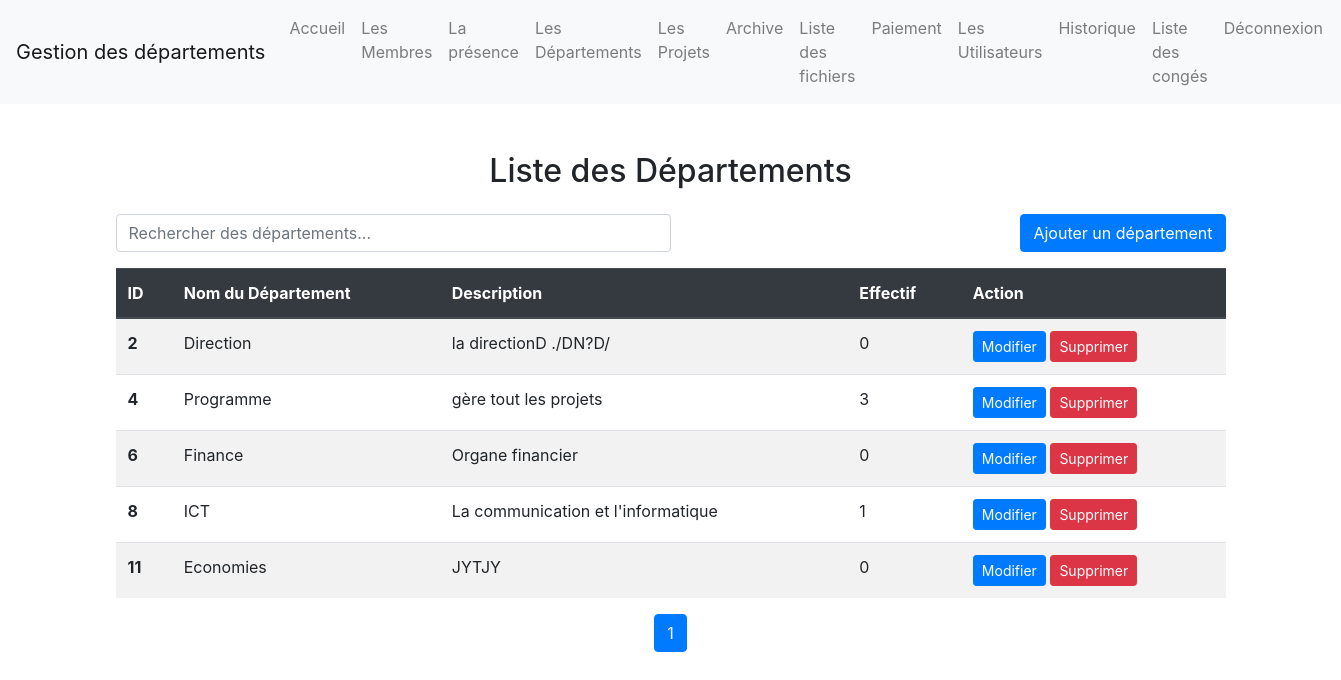
The app's page /pages/gestion_departement.php (signed in) with its own data.
### tables this page shows
CREATE TABLE IF NOT EXISTS `department` (
  `id_department` int NOT NULL AUTO_INCREMENT,
  `nom_department` varchar(100) NOT NULL,
  `description_department` text,
  `effectif` int NOT NULL DEFAULT '0',
  PRIMARY KEY (`id_department`)
);

### pages/gestion_departement.php (the view, shortened to what this page needs)
<?php
require "cache.php";
$user_id = $_SESSION['id_user'];
$user_query = "SELECT role FROM users WHERE id_user = $user_id";
$user_result = mysqli_query($conn, $user_query);
$role = '';
if ($user_row = mysqli_fetch_assoc($user_result)) {
    $role = $user_row['role'];
}
$limit = 6;
$page = isset($_GET['page']) && is_numeric($_GET['page']) ? $_GET['page'] : 1;
$start = ($page - 1) * $limit;
$query = "SELECT * FROM department LIMIT $start, $limit";
$result = mysqli_query($conn, $query);
$count_query = "SELECT COUNT(*) AS total FROM department";
$count_result = mysqli_query($conn, $count_query);
$count_row = mysqli_fetch_assoc($count_result);
$total = $count_row['total'];
$pages = ceil($total / $limit);
$pageTitle = "Gestion des départements";
?>
<!DOCTYPE html>
<html lang="fr">
<head>
    <link href="https://stackpath.bootstrapcdn.com/bootstrap/4.5.2/css/bootstrap.min.css" rel="stylesheet">
    <link rel="stylesheet" href="https://cdnjs.cloudflare.com/ajax/libs/font-awesome/5.15.4/css/all.min.css">
</head>
<body>
    <?php require "menu.php"; ?>
    <div class="container mt-5">
        <h2 class="text-center mb-4">Liste des Départements</h2>
        <div class="d-flex justify-content-between mb-3">
            <input type="text" id="searchInput" class="form-control w-50" placeholder="Rechercher des départements...">
            <?php if ($role == 'admin') : ?>
                <button type="button" class="btn btn-primary" data-toggle="modal" data-target="#addDepartmentModal">
                    Ajouter un département
                </button>
            <?php endif; ?>
        </div>
        <table class="table table-striped" id="departmentsTable">
            <thead class="thead-dark">
                <tr>
                    <th scope="col">ID</th>
                    <th scope="col">Nom du Département</th>
                    <th scope="col">Description</th>
                    <th scope="col">Effectif</th>
                    <?php if ($role == 'admin') : ?>
                        <th scope="col">Action</th>
                    <?php endif; ?>
                </tr>
            </thead>
            <tbody>
                <?php if (mysqli_num_rows($result) > 0) : ?>
                    <?php while ($row = mysqli_fetch_assoc($result)) : ?>
                        <tr>
                            <th scope="row"><?php echo $row['id_department']; ?></th>
                            <td><?php echo $row['nom_department']; ?></td>
                            <td><?php echo $row['description_department']; ?></td>
                            <td><?php echo $row['effectif']; ?></td>
                            <?php if ($role == 'admin') : ?>
                                <td>
                                    <a href="edit_department.php?id=<?php echo $row['id_department']; ?>" class="btn btn-sm btn-primary">Modifier</a>
                                    <a href="delete_department.php?id=<?php echo $row['id_department']; ?>" class="btn btn-sm btn-danger delete-department" data-department-name="<?php echo $row['nom_department']; ?>">Supprimer</a>
                                </td>
                            <?php endif; ?>
                        </tr>
                    <?php endwhile; ?>
                <?php else : ?>
                    <tr>
                        <td colspan="<?php echo $role == 'admin' ? '4' : '3'; ?>" class="text-center">Aucun département trouvé.</td>
                    </tr>
                <?php endif; ?>
            </tbody>
        </table>
        <nav aria-label="Page navigation example">
            <ul class="pagination justify-content-center">
                <?php for ($i = 1; $i <= $pages; $i++) : ?>
                    <li class="page-item <?php echo $page == $i ? 'active' : ''; ?>">
                        <a class="page-link" href="?page=<?php echo $i; ?>"><?php echo $i; ?></a>
                    </li>
                <?php endfor; ?>
            </ul>
        </nav>
    </div>
</body>
</html>

### pages/menu.php (shortened to what this page needs)
<nav class="navbar navbar-expand-lg navbar-light bg-light">
    <a class="navbar-brand" href="#"><?php echo $pageTitle ?></a>
    <div class="collapse navbar-collapse" id="navbarContent">
        <ul class="navbar-nav ml-auto">
            <?php if ($role != 'user'): ?>
                <li class="nav-item">
                    <a class="nav-link" href="dashboard.php">Accueil</a>
                </li>
                <li class="nav-item">
                    <a class="nav-link" href="gestion_membre.php">Les Membres</a>
                </li>
                <li class="nav-item">
                    <a class="nav-link" href="gestion_presence.php">La présence</a>
                </li>
                <li class="nav-item">
                    <a class="nav-link" href="gestion_departement.php">Les Départements</a>
                </li>
                <li class="nav-item">
                    <a class="nav-link" href="gestion_projets.php">Les Projets</a>
                </li>
                <li class="nav-item">
                    <a class="nav-link" href="archive_membre.php">Archive</a>
                </li>
                <li class="nav-item">
                    <a class="nav-link" href="gestion_fichiers.php">Liste des fichiers</a>
                </li>
                <li class="nav-item">
                    <a class="nav-link" href="gestion_paiement.php">Paiement</a>
                </li>
            <?php endif; ?>
            <?php if ($role === 'admin'): ?>
                <li class="nav-item">
                    <a class="nav-link" href="gestion_users.php">Les Utilisateurs</a>
                </li>
                <li class="nav-item">
                    <a class="nav-link" href="historique.php">Historique</a>
                </li>
            <?php endif; ?>
            <li class="nav-item">
                <a class="nav-link" href="gestion_conge.php">Liste des congés</a>
            </li>
            <li class="nav-item">
                <a class="nav-link" href="logout.php">Déconnexion</a>
            </li>
        </ul>
    </div>
</nav>

### records on screen
department: id_department "2", nom_department "Direction", description_department "la directionD ./DN?D/", effectif "0"
department: id_department "4", nom_department "Programme", description_department "gère tout les projets", effectif "3"
department: id_department "6", nom_department "Finance", description_department "Organe financier", effectif "0"
department: id_department "8", nom_department "ICT", description_department "La communication et l'informatique", effectif "1"
department: id_department "11", nom_department "Economies", description_department "JYTJY", effectif "0"

### other values on screen
$pageTitle "Gestion des départements"
